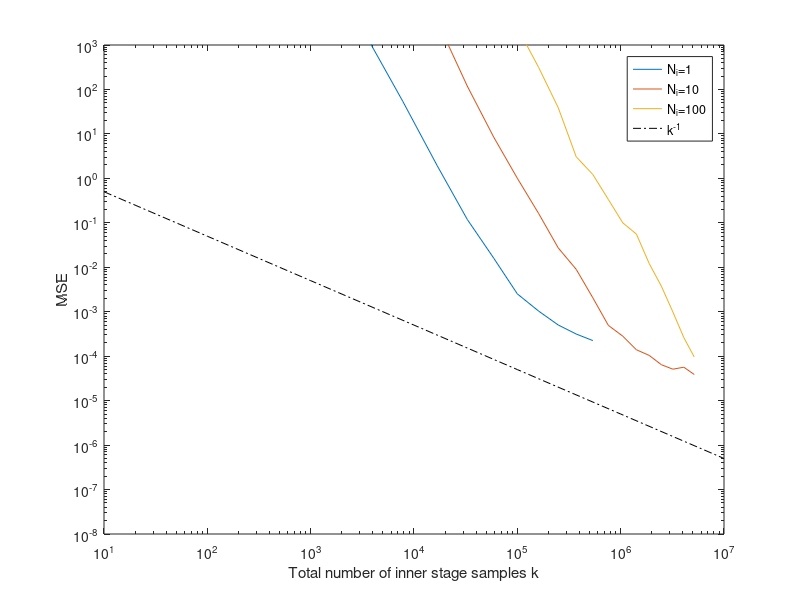
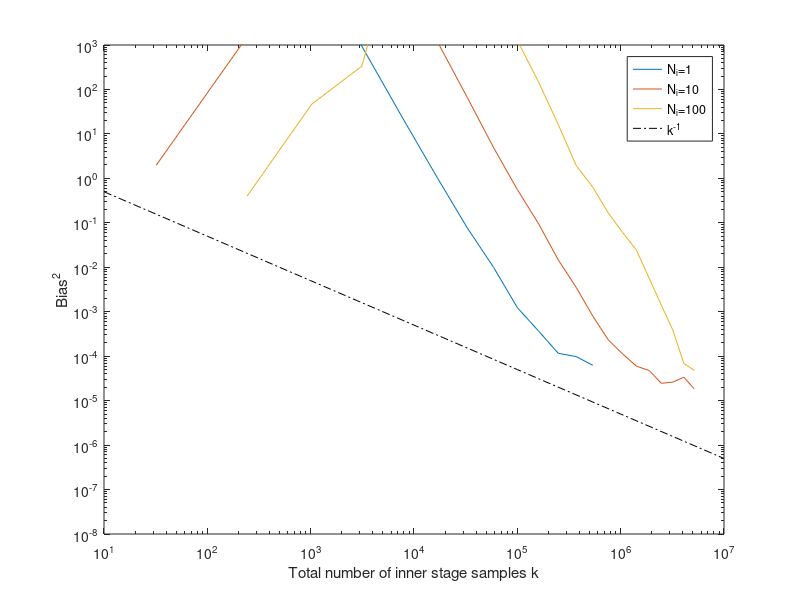
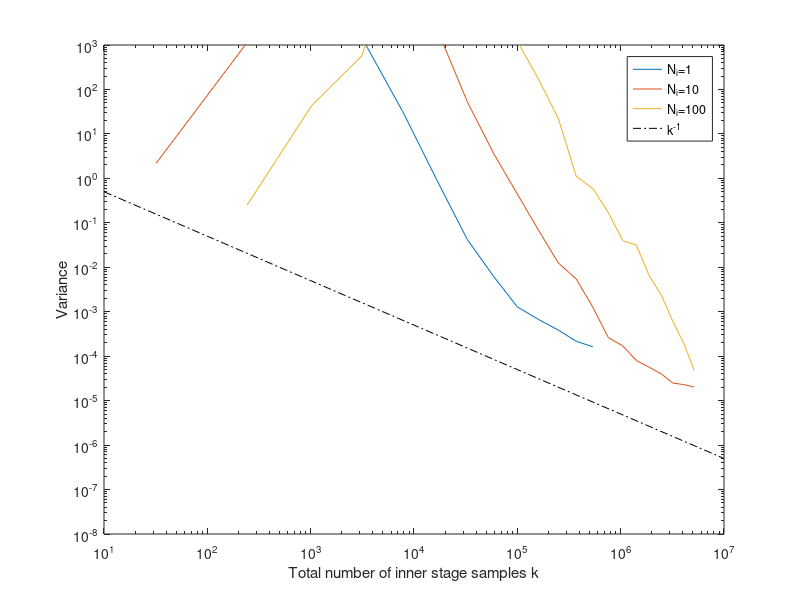
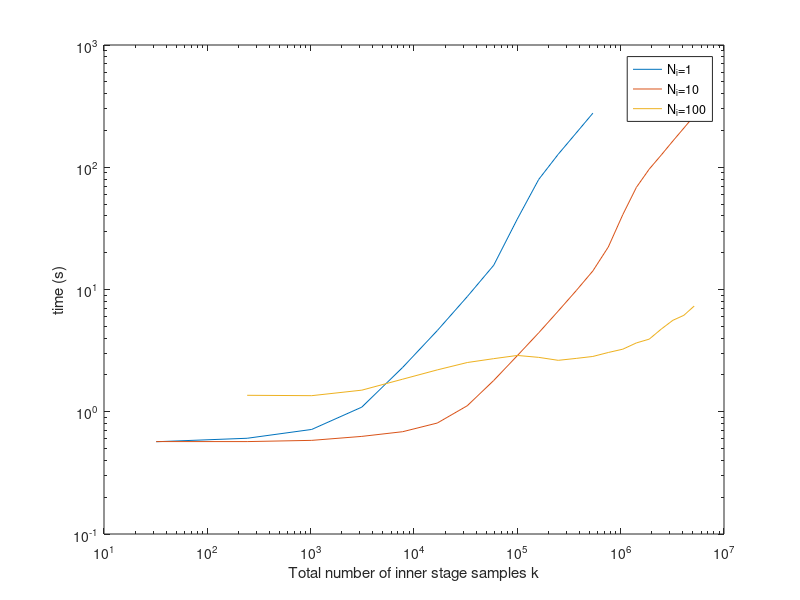

These figures' MATLAB source, in order:
clear;clc;

% Poly regr
load('re_poly2_1.mat')
mse_poly2=mse;
bias2_poly2=bias2;
var_poly2=var;
t_poly2=t_tr+t_pr;
load('re_poly5_1.mat')
mse_poly5=mse;
bias2_poly5=bias2;
var_poly5=var;
t_poly5=t_tr+t_pr;
load('re_poly8_1.mat')
mse_poly8=mse;
bias2_poly8=bias2;
var_poly8=var;
t_poly8=t_tr+t_pr;
load('re_poly10_1.mat')
mse_poly10=mse;
bias2_poly10=bias2;
var_poly10=var;
t_poly10=t_tr+t_pr;
load('re_poly15_1.mat')
mse_poly15=mse;
bias2_poly15=bias2;
var_poly15=var;
t_poly15=t_tr+t_pr;

K_plot = logspace(1,7,7);

figure(1),loglog(K,mse_poly2,K,mse_poly5,K,mse_poly8,K,mse_poly10,K,mse_poly15)
xlabel('Total number of inner stage samples k')
ylabel('MSE')
axis([10, 1e7, 1e-8, 1e3])
legend('deg=2','deg=5','deg=8','deg=10','deg=15')

figure(2),loglog(K,bias2_poly2,K,bias2_poly5,K,bias2_poly8,K,bias2_poly10,K,bias2_poly15)
xlabel('Total number of inner stage samples k')
ylabel('MSE')
axis([10, 1e7, 1e-8, 1e3])
legend('deg=2','deg=5','deg=8','deg=10','deg=15')

figure(3),loglog(K,var_poly2,K,var_poly5,K,var_poly8,K,var_poly10,K,var_poly15)
xlabel('Total number of inner stage samples k')
ylabel('MSE')
axis([10, 1e7, 1e-8, 1e3])
legend('deg=2','deg=5','deg=8','deg=10','deg=15')

figure(4),loglog(K,t_poly2,K,t_poly5,K,t_poly8,K,t_poly10,K,t_poly15)
xlabel('Total number of inner stage samples k')
ylabel('time (s)')
legend('deg=2','deg=5','deg=8','deg=10','deg=15')

%% Ridge Regr
clear; clc
load('re_svrCV_10.mat')
mse_svr=mse;
bias2_svr=bias2;
var_svr=var;
t_svr=t_tr+t_pr;
load('re_poly8_10_qmc.mat')
mse_poly=mse;
bias2_poly=bias2;
var_poly=var;
t_poly=t_tr+t_pr;
load('re_ridge8_10_qmc.mat')
mse_ridge=mse;
bias2_ridge=bias2;
var_ridge=var;
t_ridge=t_tr+t_pr;

K_plot = logspace(1,7,7);
K_svr = K(2:end);

figure(1),loglog(K(1:end),mse_poly(1:end),K(1:end),mse_ridge(1:end),...
K_svr,mse_svr,...
K_plot,5e-1*K_plot.^(-1)/K_plot(1)^(-1),'k-.')
ylabel('MSE')
axis([10, 1e7, 1e-8, 1e3])
legend('Poly Regr','Ridge Regr','k^{-1}')

figure(2),loglog(K(1:end),bias2_poly(1:end),K(1:end),bias2_ridge(1:end),...
K_svr,bias2_svr,...
K_plot,5e-1*K_plot.^(-1)/K_plot(1)^(-1),'k-.')
xlabel('Total number of inner stage samples k')
ylabel('Bias^2')
axis([10, 1e7, 1e-8, 1e3])
legend('Poly Regr','Ridge Regr','k^{-1}')

figure(3),loglog(K(1:end),var_poly(1:end),K(1:end),var_ridge(1:end),...
K_svr,var_svr,...
K_plot,5e-1*K_plot.^(-1)/K_plot(1)^(-1),'k-.')
xlabel('Total number of inner stage samples k')
ylabel('Variance')
axis([10, 1e7, 1e-8, 1e3])
legend('Poly Regr','Ridge Regr','k^{-1}')

figure(4),loglog(K,t_poly,K,t_ridge,K_svr,t_svr)
xlabel('Total number of inner stage samples k')
ylabel('time (s)')
legend('Poly Regr','Ridge Regr')

%% N_o
load('re_poly15_1_qmc.mat')
mse_1=mse;
bias2_1=bias2;
var_1=var;
t_1=t_tr+t_pr;
load('re_poly15_10_qmc.mat')
mse_10=mse;
bias2_10=bias2;
var_10=var;
t_10=t_tr+t_pr;
load('re_poly15_100_qmc.mat')
mse_100=mse;
bias2_100=bias2;
var_100=var;
t_100=t_tr+t_pr;

K_plot = logspace(1,7,7);

figure(1),loglog(K,mse_1,K(2:end),mse_10(2:end),K(5:end),mse_100(5:end),...
K_plot,5e-1*K_plot.^(-1)/K_plot(1)^(-1),'k-.')
xlabel('Total number of inner stage samples k')
ylabel('MSE')
axis([10, 1e7, 1e-8, 1e3])
legend('N_i=1','N_i=10','N_i=100','k^{-1}')

figure(2),loglog(K,bias2_1,K,bias2_10,K,bias2_100,...
K_plot,5e-1*K_plot.^(-1)/K_plot(1)^(-1),'k-.')
xlabel('Total number of inner stage samples k')
ylabel('Bias^2')
axis([10, 1e7, 1e-8, 1e3])
legend('N_i=1','N_i=10','N_i=100','k^{-1}')

figure(3),loglog(K,var_1,K,var_10,K,var_100,...
K_plot,5e-1*K_plot.^(-1)/K_plot(1)^(-1),'k-.')
xlabel('Total number of inner stage samples k')
ylabel('Variance')
axis([10, 1e7, 1e-8, 1e3])
legend('N_i=1','N_i=10','N_i=100','k^{-1}')

figure(4),loglog(K,t_1,K,t_10,K,t_100)
xlabel('Total number of inner stage samples k')
ylabel('time (s)')
legend('N_i=1','N_i=10','N_i=100')